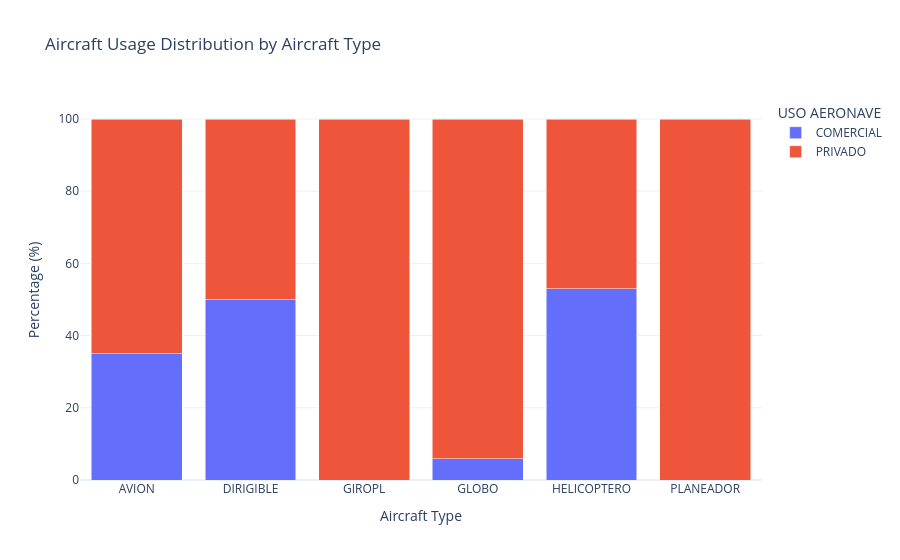

Notebook cell for this chart:
### Code cell
usage_by_type = pd.crosstab(
    df["TIPO DE AERONAVE"],
    df["USO AERONAVE"],
    normalize="index"
).mul(100)

fig = px.bar(
    usage_by_type,
    barmode="stack",
    title="Aircraft Usage Distribution by Aircraft Type",
    labels={
        "value": "Percentage",
        "TIPO DE AERONAVE": "Aircraft Type"
    }
)

fig.update_layout(
    template="plotly_white",
    yaxis_title="Percentage (%)",
    xaxis_title="Aircraft Type"
)

fig.show()

### Figure 1 — Plotly figure (JSON) as saved in the notebook; plotly's stock layout.template omitted (floating-point values rounded to 4 significant figures)
{"data": [{"hovertemplate": "USO AERONAVE=COMERCIAL<br>Aircraft Type=%{x}<br>Percentage=%{y}<extra></extra>", "legendgroup": "COMERCIAL", "marker": {"color": "#636efa", "pattern": {"shape": ""}}, "name": "COMERCIAL", "orientation": "v", "showlegend": true, "textposition": "auto", "type": "bar", "x": ["AVION", "DIRIGIBLE", "GIROPL", "GLOBO", "HELICOPTERO", "PLANEADOR"], "xaxis": "x", "y": [34.93, 50.0, 0.0, 5.882, 53.01, 0.0], "yaxis": "y"}, {"hovertemplate": "USO AERONAVE=PRIVADO<br>Aircraft Type=%{x}<br>Percentage=%{y}<extra></extra>", "legendgroup": "PRIVADO", "marker": {"color": "#EF553B", "pattern": {"shape": ""}}, "name": "PRIVADO", "orientation": "v", "showlegend": true, "textposition": "auto", "type": "bar", "x": ["AVION", "DIRIGIBLE", "GIROPL", "GLOBO", "HELICOPTERO", "PLANEADOR"], "xaxis": "x", "y": [65.07, 50.0, 100.0, 94.12, 46.99, 100.0], "yaxis": "y"}], "layout": {"barmode": "stack", "legend": {"title": {"text": "USO AERONAVE"}, "tracegroupgap": 0}, "title": {"text": "Aircraft Usage Distribution by Aircraft Type"}, "xaxis": {"anchor": "y", "domain": [0, 1], "title": {"text": "Aircraft Type"}}, "yaxis": {"anchor": "x", "domain": [0, 1], "title": {"text": "Percentage (%)"}}}}
